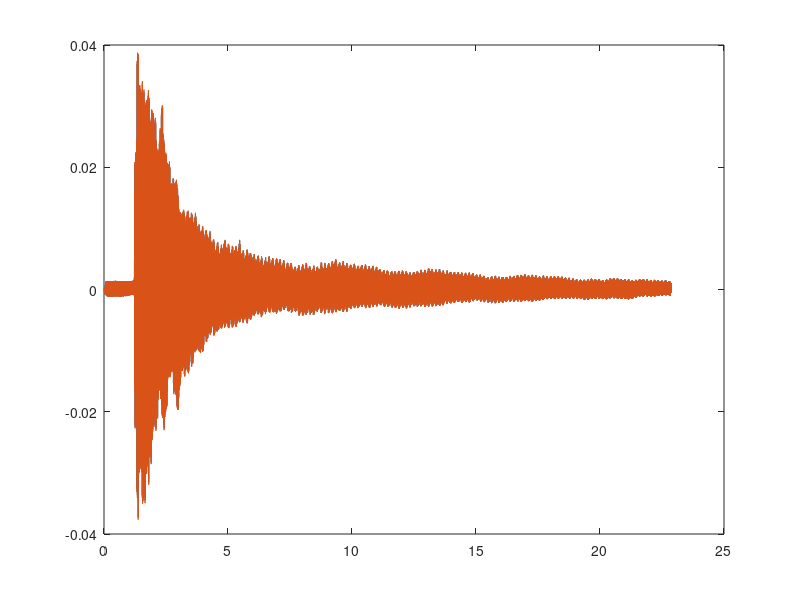

MATLAB code for this plot:
% [FileName,PathName] = uigetfile('*.m4a','Select mp3 File');
% path = strcat(PathName,FileName)
% [y,Fs] = audioread(path);
% % y = y(:,1);
% t = 0.00001:0.00001:length(y)/100000
% plot(t,y)
% sound(y,Fs)
% x = 0
% while(x<4.15)
%     axis([x,x+2,-0.5,0.5])
%     x = x+0.005725
%     pause(0.025)
% end

y = load('Re_p.mat','y');
y = y.y;
% y = y(1:4001)
Fs = load('Re_p.mat','Fs');
Fs = Fs.Fs;
t = 0.0001:0.0001:length(y)/10000;
plot(t,y);
sound(y);
